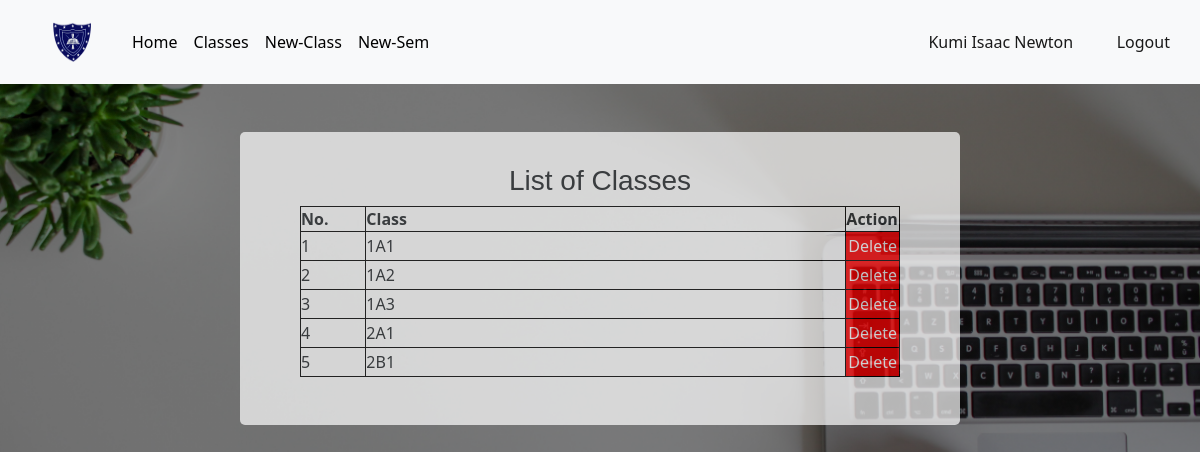
Page /accountant_dashboard/student_classes/ (signed in) on the earlier database version.
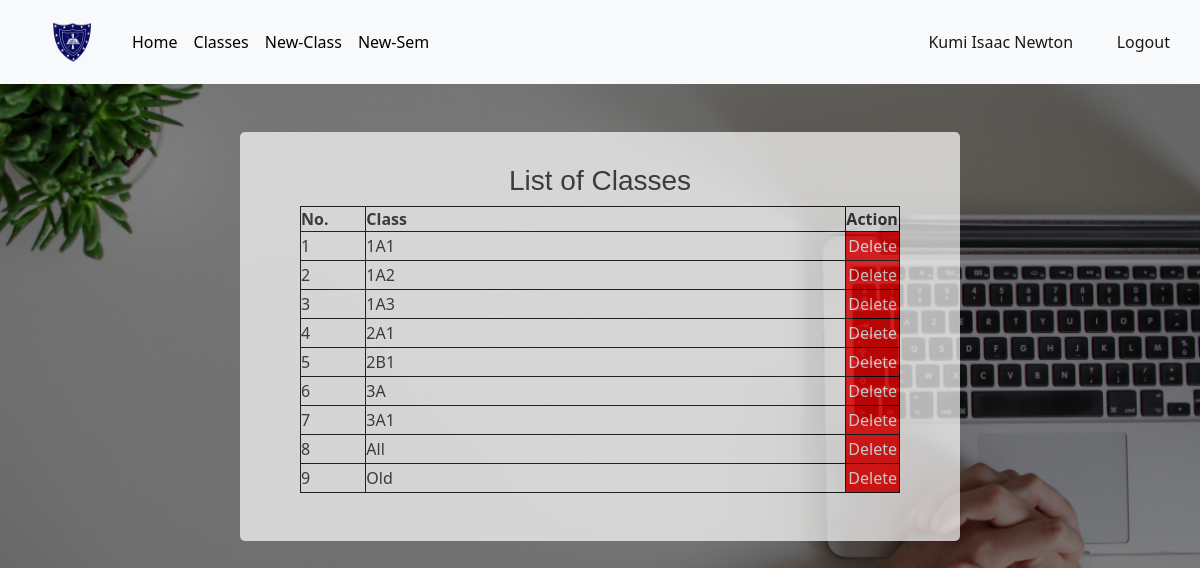
Same page on the later database version.
### app.py (models this page shows, shortened)
class User(db.Model, UserMixin):
	id = db.Column(db.Integer, primary_key=True)
	date = db.Column(db.DateTime, default = datetime.utcnow())
	username = db.Column(db.String(80), nullable=False)
	email = db.Column(db.String(120), unique=True, nullable=False)
	password = db.Column(db.String(120), nullable=False)
	is_admin = db.Column(db.Boolean,  default=False)
	function = db.Column(db.String(120))
	approval = db.Column(db.Boolean, default=False)

class Classes(db.Model):
	id = db.Column(db.Integer, primary_key=True)
	date = db.Column(db.DateTime, default = datetime.utcnow())
	class1 = db.Column(db.String(10), unique=True, nullable=False)
	account = db.Column(db.String(120), nullable=False)

### app.py (the view)
@app.route("/accountant_dashboard/student_classes/", methods=['POST', 'GET'])
@login_required
def student_classes():
	if account_access():
		newclass = NewClassForm()
		if newclass.validate_on_submit():
			cls1 = Classes(account=current_user.username,class1=newclass.data.get('newclass'))
			db.session.add(cls1)
			db.session.commit()
			flash(f"Class {newclass.data.get('newclass')} added class lists", "success")
		classes = Classes.query.all()
		return render_template("students_classes.html", newclass=newclass, classes=classes)
	else:
		abort(404)

### app.py (shortened to what this page needs)
class NewClassForm(FlaskForm):
	newclass = StringField("Class Name", validators=[DataRequired(), Length(max	= 5)])
	submit = SubmitField("create")

### app.py (called while the page is built)
def account_access():
	if not current_user.approval:
		return False
	if current_user.function == 'Accountant':
		return True
	if current_user.function == 'Clerk':
		return False

@login_manager.user_loader
def load_user(user_id):
	return User.query.get(int(user_id))

### templates/students_classes.html (shortened to what this page needs)
{% extends "bootstrap.html" %}
{% block content %}
<!DOCTYPE html>
<html>
<head>
</head>
<body>
<header>
			<nav class="navbar navbar-expand-lg navbar-light bg-light">
			     <a class="navbar-brand kpa" href="#"><img src="{{url_for('static', filename='images/kpasec.png')}}"></a>
			    <div class="collapse navbar-collapse" id="navbarText">
			      <ul class="navbar-nav me-auto mb-2 mb-lg-0">
			        <li class="nav-item">
			          <a class="nav-link active " aria-current="page" href="{{url_for('accountant_dashboard')}}"id="nav1" style="color:black;">Home</a>
			        </li>
			        <li class="nav-item d-flex">
			          <a class="nav-link" href="#" id="lis">Classes</a>
			        </li>
			        <li class="nav-item">
			          <a class="nav-link " href="#" id="new-class">New-Class</a>
			        </li>
			        <li class="nav-item">
			          <a class="nav-link " href="{{url_for('begin_sem')}}" id="new-sem">New-Sem</a>
			        </li>
			      </ul>
			      <span class="navbar-text" >
			      	<a href="{{url_for('account')}}" class="nn">{{current_user.username}}</a>
			      	<a href="{{url_for('logout')}}" class="n">Logout</a>
			      </span>
			    </div>
		 </nav>
	</header>
   <center>
   	<div class="ttable" id="cont1">
   		<h3 class="topp" style="padding-top:4vh;font-family: sans-serif;">List of Classes </h3>
   		<table >
   			<tr>
   				<th>No.</th>
   				<th>Class</th>
   				<th class="act">Action</th>
   			</tr>
   			{% for cls in classes %}
   			<tr>
   				<td>{{loop.index}}</td>
   				<td class="fom">{{cls.class1}}</td>
   				<td class="act">
   					<a href="{{url_for('delete_class', id = cls.id)}}">
   						<input type="submit" name="" value="Delete">
   					</a>
   				</td>
   			</tr>
   			{% endfor %}
   		</table><br><br>
   	</div><br>
</center>
</body>
</html>
{% endblock %}

### templates/bootstrap.html (shortened to what this page needs)
<!doctype html>
<html lang="en">
  <head>
    <link href="https://cdn.jsdelivr.net/npm/bootstrap@5.1.3/dist/css/bootstrap.min.css" rel="stylesheet">
  </head>
  <body>
    {% block content%}
    {% endblock %}
  </body>
</html>

Differences in the rows shown:
added Classes: class1 "3A"
added Classes: class1 "3A1"
added Classes: class1 "All"
added Classes: class1 "Old"
